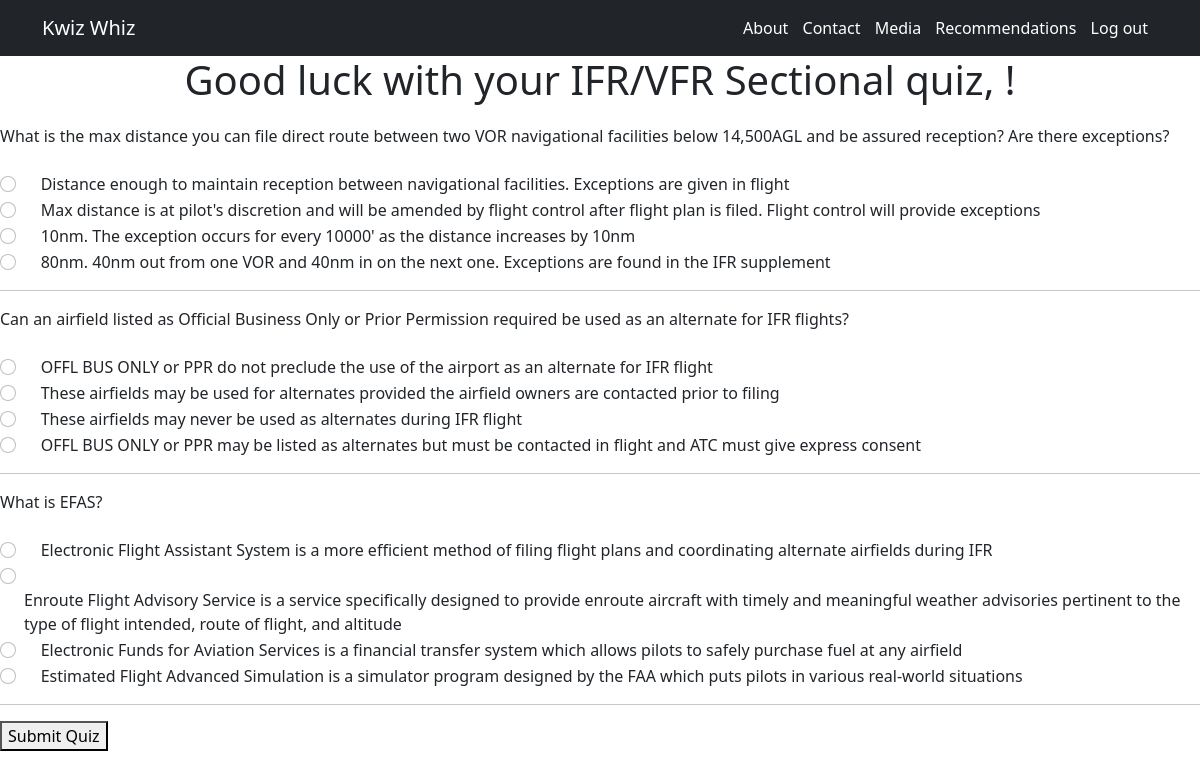
The page /takequiz/2 on the database as committed earlier.
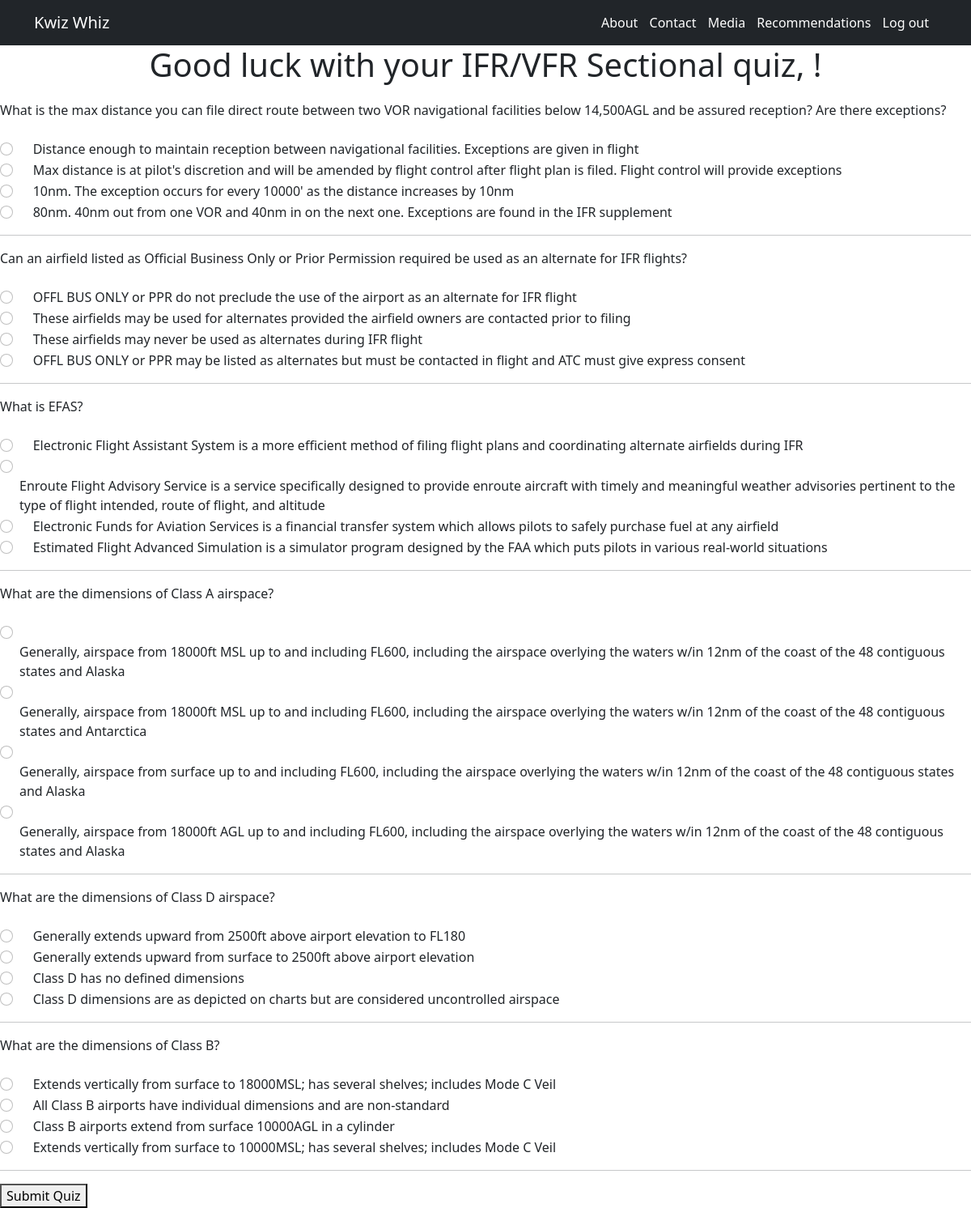
The same page on the database as committed later.
### kwizwhiz_app/models.py (models this page shows, shortened)
class Quiz(models.Model):
    class Meta:
        verbose_name_plural = "Quizzes"
        ordering = ['id']
    topic = models.ForeignKey(Topic, related_name='quizzes', on_delete=models.DO_NOTHING)
    title = models.CharField(max_length=100, default='New Quiz')
    created_at = models.DateTimeField(auto_now_add=True)
    updated_at = models.DateTimeField(auto_now=True)

class Question(models.Model):
    class Meta:
        ordering = ['quiz']
    quiz = models.ForeignKey(Quiz, related_name='questions', on_delete=models.CASCADE)
    title = models.CharField(max_length=255)

class Answer(models.Model):
    question = models.ForeignKey(Question, related_name='answers', on_delete=models.CASCADE)
    answer_text = models.CharField(max_length=255)
    is_right = models.BooleanField(default=False)

### kwizwhiz_app/views.py (the view)
# urls.py: path('takequiz/<int:quiz_id>', views.takequiz),
def takequiz(request, quiz_id):
    quiz = Quiz.objects.get(id = quiz_id)
    questions = Question.objects.all()
    answers = Answer.objects.all()
    context = {
        "answers": answers,
        "questions": questions,
        "quiz": quiz
    }
    return render(request, "takequiz.html", context)

### kwizwhiz_app/templates/takequiz.html (shortened to what this page needs)
<!DOCTYPE html>
<html lang="en">
<head>
    <link href="https://cdn.jsdelivr.net/npm/bootstrap@5.0.2/dist/css/bootstrap.min.css" rel="stylesheet">
    {% load static %}
    <link rel="stylesheet" href="{% static 'css/index.css' %}">
</head>
<body>
    <nav class="navbar navbar-expand-lg navbar-dark bg-dark">
        <div class="container">
        <a class="navbar-brand" href="/">Kwiz Whiz</a>
            <span class="navbar-text">
                <span class="navbar-text">
                    <a href="/about">About</a>
                    <a href="/contact">Contact</a>
                    <a href="/media">Media</a>
                    <a href="/recommend">Recommendations</a>
                    <a href="/logout">Log out</a>
                </span>
            </span>
        </div>
    </nav>
    <h1>Good luck with your {{quiz.title}} quiz, {{request.session.name}}!</h1>
    <div>
        <div>
            <form method="POST" action="/processquiz/{{quiz.id}}">
            {% for question in quiz.questions.all %}
            <div><label for="question">{{question.title}}</label></div>
            <br>
                {% for answer in question.answers.all %}
                <div class="form-check">
                  <input class="form-check-input" type="radio" id="html" name="answer-{{question.id}}" value="{{answer.answer_text}}">
                   <label class="form-check-label" for="html">{{answer.answer_text}}</label>
                </div>
                {% endfor %}
            <hr>
            {% endfor %}
            <button type="submit">Submit Quiz</button>
            </form>
        </div>
    </div>
</body>
</html>

### kwizwhiz_app/static/css/index.css (style rules this page uses)
span a { padding-right: 10px; text-decoration: none; }
h5, h3, h1 { text-align: center; height: 60px; }

Rows that differ between the two databases and show on the page:
added Question: title "What are the dimensions of Class A airspace?"
added Answer: answer_text "Generally, airspace from 18000ft MSL up to and including FL600, including the airspace overlying the waters w/in 12nm of the coast of the 48 contiguous states and Alaska", shown under "What are the dimensions of Class A airspace?"
added Answer: answer_text "Generally, airspace from 18000ft MSL up to and including FL600, including the airspace overlying the waters w/in 12nm of the coast of the 48 contiguous states and Antarctica", shown under "What are the dimensions of Class A airspace?"
added Answer: answer_text "Generally, airspace from surface up to and including FL600, including the airspace overlying the waters w/in 12nm of the coast of the 48 contiguous states and Alaska", shown under "What are the dimensions of Class A airspace?"
added Answer: answer_text "Generally, airspace from 18000ft AGL up to and including FL600, including the airspace overlying the waters w/in 12nm of the coast of the 48 contiguous states and Alaska", shown under "What are the dimensions of Class A airspace?"
added Question: title "What are the dimensions of Class D airspace?"
added Answer: answer_text "Generally extends upward from 2500ft above airport elevation to FL180", shown under "What are the dimensions of Class D airspace?"
added Answer: answer_text "Generally extends upward from surface to 2500ft above airport elevation", shown under "What are the dimensions of Class D airspace?"
added Answer: answer_text "Class D has no defined dimensions", shown under "What are the dimensions of Class D airspace?"
added Answer: answer_text "Class D dimensions are as depicted on charts but are considered uncontrolled airspace", shown under "What are the dimensions of Class D airspace?"
added Question: title "What are the dimensions of Class B?"
added Answer: answer_text "Extends vertically from surface to 18000MSL; has several shelves; includes Mode C Veil", shown under "What are the dimensions of Class B?"
added Answer: answer_text "All Class B airports have individual dimensions and are non-standard", shown under "What are the dimensions of Class B?"
added Answer: answer_text "Class B airports extend from surface 10000AGL in a cylinder", shown under "What are the dimensions of Class B?"
added Answer: answer_text "Extends vertically from surface to 10000MSL; has several shelves; includes Mode C Veil", shown under "What are the dimensions of Class B?"
